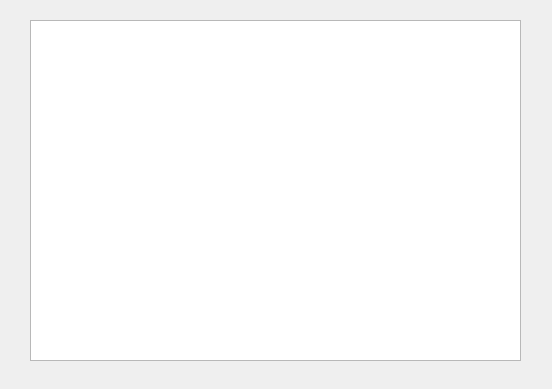
<?xml version="1.0" encoding="UTF-8"?>
<ui version="4.0">
 <class>ShowAllNote</class>
 <widget class="QDialog" name="ShowAllNote">
  <property name="geometry">
   <rect>
    <x>0</x>
    <y>0</y>
    <width>552</width>
    <height>389</height>
   </rect>
  </property>
  <property name="windowTitle">
   <string>Dialog</string>
  </property>
  <property name="styleSheet">
   <string notr="true">border-image: url(:/new/prefix1/Resource/BackgroundOfNoteWindow.png);</string>
  </property>
  <widget class="QListWidget" name="ListOfNote">
   <property name="geometry">
    <rect>
     <x>30</x>
     <y>20</y>
     <width>491</width>
     <height>341</height>
    </rect>
   </property>
   <property name="font">
    <font>
     <family>微软雅黑</family>
     <pointsize>11</pointsize>
    </font>
   </property>
   <property name="styleSheet">
    <string notr="true">border-image: url(:/new/prefix1/Resource/BackgroundOfNote.png);</string>
   </property>
  </widget>
 </widget>
 <resources/>
 <connections/>
</ui>
